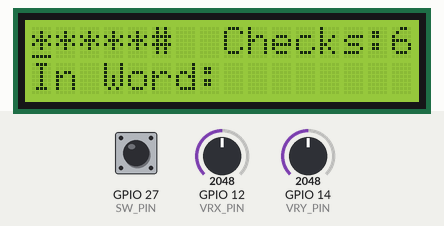
Recording of a program running on a simulated ESP32. Shown: 16×2 character LCD. The test bench sets the inputs (shaded band); at power-on: GPIO 14 (VRY_PIN) = 2048, GPIO 12 (VRX_PIN) = 2048, GPIO 27 (SW_PIN) HIGH. The local clock reads 2024-03-15 10:24:30 at power-on unless the program sets it; random numbers use the default seed unless the program sets one.

Above: at 3.5 s.
3.6 s: GPIO 14 (VRY_PIN) set to 3427
5.1 s: GPIO 14 (VRY_PIN) set to 3530
At 5.25 s:
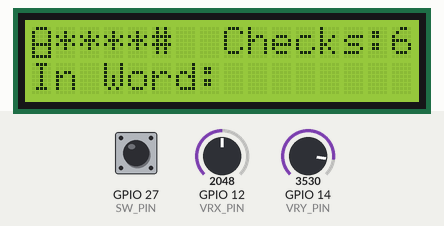
7.5 s: GPIO 12 (VRX_PIN) set to 3471
9.9 s: GPIO 12 (VRX_PIN) set to 3549
At 11.3 s:
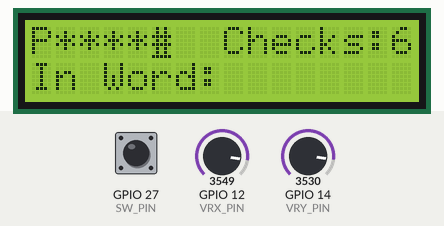
11.5 s: GPIO 12 (VRX_PIN) set to 2866
At 13.8 s:
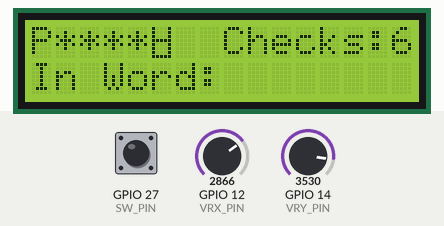
13.9 s: GPIO 14 (VRY_PIN) set to 491
At 20.1 s:
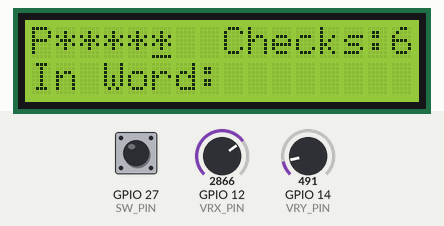
Timing chart, 0 to 21.6 s (numbered marks = the images above; inputs shaded):
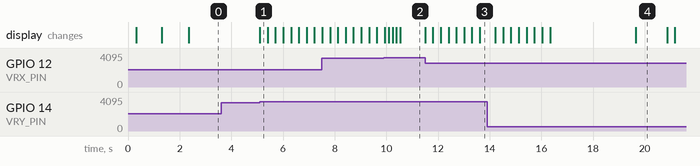

Measured:
- the behaviour switches between 3500 and 3501 on GPIO 14 (VRY_PIN) (found by bisection; images 0 and 1)
- the behaviour switches between 3500 and 3501 on GPIO 12 (VRX_PIN) (found by bisection; images 1 and 2)
- after the input at 3.6 s, every drawn part: stays the same
- after the input at 5.1 s, the display: changes at once (image 1)
- after the input at 11.5 s, the display: first changes at once (image 3 shows a later state)

The program:

main.cpp
```cpp
#include <Arduino.h>
#include <cstdlib>
#include <ctime>
#include <Wire.h>
#include <LiquidCrystal_I2C.h>
#include <ezButton.h>

#define VRX_PIN  12 // pin connected to VRX pin
#define VRY_PIN  14 // pin connected to VRY pin
#define SW_PIN   27 // pin connected to SW pin

//Define treshhold for controller
#define RIGHT_TRESH 3500
#define LEFT_TRESH 500
#define UP_TRESH 500
#define DOWN_TRESH 3500

ezButton button(SW_PIN);

int x_Value = 0;
int y_Value = 0;
int b_Value = 0;

int x_Cursor = 0;
// Array for saving y_Cursor values
int y_Cursor[5] = {0,0,0,0,0};

LiquidCrystal_I2C lcd = LiquidCrystal_I2C(0x27, 16, 2);


//Controller init

 //Class containing all functions for the Game
 class Game{
 private:
    int score = 0;
    int checks = 6;
    String currentWord;
    String charsToCheck;

 public:
    //User Guess
    String currentGuess="*****";
    //Alphabet
    char abc[26] = {'A','B','C','D','E','F','G','H','I','J','K','L','M','N','O','P','Q','R','S','T','U','V','W','X','Y','Z'};

    //CSetNewWord
    void setNewWord(){
            //String of words for the game
        String words[28] = {"AFFE","ABEND","BADEN","BIRNE","COACH","DONAU","ENZYM","FLUOR","GHANA","HUMOR","IMKER","JEANS","KOALA","LACHS","MAINZ","NATUR","OTTER","PUDEL","QUALM","RAUCH","SALSA","TACHO","UNMUT","VISUM","WAAGE","XENON","YACHT","ZECKE"};


        //Generating random number
        srand(time(0));
        int random= rand()% 28;

        //Returning Random word
        currentWord = words[random];
    }

    //Check the user guesses
    //Function Returns 0 if user guessed correctly
    String checkGuess(){
      String answer = "*****";
      charsToCheck = "";

      if (currentGuess.equals(currentWord))
      {
        return "0";
      }

        for (int i = 0; i < currentWord.length(); i++)
        {
          if (currentGuess[i]==currentWord[i])
          {
            answer[i] = currentWord[i];
          }
          else{
            answer[i] = '*';
            charsToCheck += currentGuess[i];
          }
        }
      return answer;
    }

    //Check if letters in guess are in the word but at the wrong position
    String inWord(){
      String output;

      for (int i = 0; i < charsToCheck.length(); i++)
      {
        if (currentWord.indexOf(charsToCheck[i])!= -1)
        {
          output += charsToCheck[i];
        }

      }
      return output;
    }

    //Getter and Setters
    int getScore(){return score;}
    void setScore(int newScore){score = newScore;}

    String getCurrentWord(){return currentWord;}
    void setCurrentGuess(String guess){guess = currentGuess;}

    int getChecks(){return checks;}
    void setChecks(int newChecks){checks = newChecks;}

 };

//Construct Object Game
Game g;

//LCD
//Init for LCD
void lcdSetup(){
  lcd.clear();
  lcd.setCursor(0, 0);
  lcd.print("*****#");
  lcd.setCursor(8, 0);
  lcd.print("Checks:");
  lcd.setCursor(15,0);
  lcd.print(g.getChecks());
  lcd.setCursor(0,1);
  lcd.print("In Word:");
  lcd.home();
  lcd.cursor();
}

//func for accessing alphabet
void abcMenu(){

  lcd.write(g.abc[y_Cursor[x_Cursor]]);
  lcd.setCursor(x_Cursor,0);
  g.currentGuess[x_Cursor] = g.abc[y_Cursor[x_Cursor]];
  delay(150);
}
//Winner function
void winner(){
  while (true)
  {
  lcd.clear();
  lcd.cursor_off();
  lcd.setCursor(1,0);
  delay(1000);
  lcd.print("WINNER WINNER!");
  delay(1000);
  lcd.setCursor(1,1);
  lcd.print("Chicken Dinner");
  delay(1000);
  }
}

//Command Loop
void controllInput(){
  x_Value = analogRead(VRX_PIN);
  y_Value = analogRead(VRY_PIN);
  button.loop();
    if(x_Value > RIGHT_TRESH){
      if (x_Cursor == 5)
      {
        return;
      }
      else
      {
        x_Cursor += 1;
      }
      lcd.setCursor(x_Cursor,0);
      lcd.cursor();
      delay(150);
    }
    else if (x_Value < LEFT_TRESH)
    {
      if (x_Cursor == 0)
      {
        return;
      }
      else
      {
        x_Cursor -= 1;
      }
      lcd.setCursor(x_Cursor,0);
      lcd.cursor();
      delay(150);
    }
    else if (y_Value < UP_TRESH){
      y_Cursor[x_Cursor] -= 1;
      abcMenu();
      delay(150);
    }
    else if (y_Value > DOWN_TRESH)
    {
      abcMenu();
      y_Cursor[x_Cursor] += 1;
      delay(150);
    }
    else if (button.isPressed()&& x_Cursor ==5)
    {
      for (int i = 0; i < 5; i++)
      {
        y_Cursor[i]=0;
      }
      x_Cursor = 0;

      lcd.home();
      lcd.cursor_off();
      lcd.cursor();
      if (g.checkGuess().equals("0"))
      {
        winner();
      }
      else
      {
      g.setChecks(g.getChecks()-1);
      lcdSetup();
      lcd.print(g.checkGuess());
      lcd.setCursor(8,1);
      lcd.print(g.inWord());
      lcd.home();
      }
    }


  }


void setup() {
//Setup Display
  lcd.init();
  lcd.backlight();
  delay(250);
  lcd.noBacklight();
  delay(1000);
  lcd.backlight();
  delay(1000);
  button.setDebounceTime(50);
  lcdSetup();
  g.setNewWord();
  Serial.begin(9600);
}

void loop() {
  // put your main code here, to run repeatedly
  controllInput();


}
```
